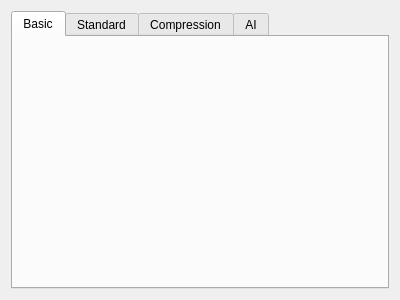
<?xml version="1.0" encoding="UTF-8"?>
<ui version="4.0">
 <class>StatsView</class>
 <widget class="QWidget" name="StatsView">
  <property name="geometry">
   <rect>
    <x>0</x>
    <y>0</y>
    <width>400</width>
    <height>300</height>
   </rect>
  </property>
  <property name="windowTitle">
   <string>Form</string>
  </property>
  <layout class="QFormLayout" name="formLayout">
   <item row="0" column="0" colspan="2">
    <widget class="QTabWidget" name="statsTabs">
     <property name="tabShape">
      <enum>QTabWidget::Rounded</enum>
     </property>
     <property name="currentIndex">
      <number>0</number>
     </property>
     <widget class="QWidget" name="basic">
      <property name="enabled">
       <bool>true</bool>
      </property>
      <attribute name="title">
       <string>Basic</string>
      </attribute>
     </widget>
     <widget class="QWidget" name="standard">
      <attribute name="title">
       <string>Standard</string>
      </attribute>
     </widget>
     <widget class="QWidget" name="compression">
      <attribute name="title">
       <string>Compression</string>
      </attribute>
     </widget>
     <widget class="QWidget" name="ai">
      <attribute name="title">
       <string>AI</string>
      </attribute>
     </widget>
    </widget>
   </item>
  </layout>
 </widget>
 <resources/>
 <connections/>
</ui>
